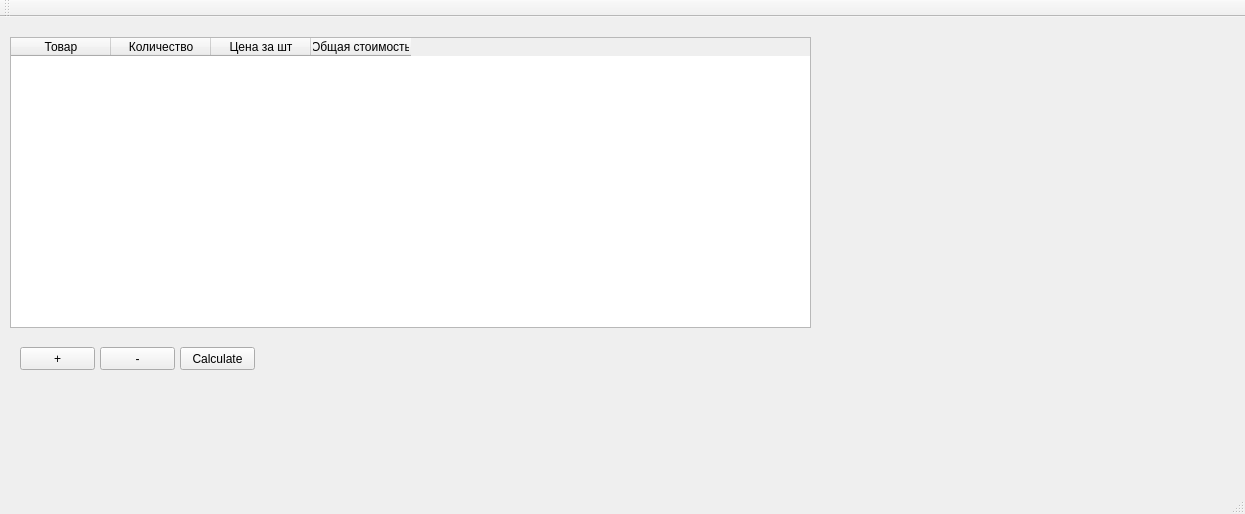
<?xml version="1.0" encoding="UTF-8"?>
<ui version="4.0">
 <class>MainWindow</class>
 <widget class="QMainWindow" name="MainWindow">
  <property name="geometry">
   <rect>
    <x>0</x>
    <y>0</y>
    <width>1245</width>
    <height>514</height>
   </rect>
  </property>
  <property name="windowTitle">
   <string>MainWindow</string>
  </property>
  <widget class="QWidget" name="centralWidget">
   <widget class="QTableWidget" name="tableWidget">
    <property name="geometry">
     <rect>
      <x>10</x>
      <y>20</y>
      <width>801</width>
      <height>291</height>
     </rect>
    </property>
    <property name="maximumSize">
     <size>
      <width>1011</width>
      <height>16777215</height>
     </size>
    </property>
    <property name="selectionBehavior">
     <enum>QAbstractItemView::SelectRows</enum>
    </property>
    <column>
     <property name="text">
      <string>Товар</string>
     </property>
    </column>
    <column>
     <property name="text">
      <string>Количество</string>
     </property>
    </column>
    <column>
     <property name="text">
      <string>Цена за шт</string>
     </property>
    </column>
    <column>
     <property name="text">
      <string>Общая стоимость</string>
     </property>
    </column>
   </widget>
   <widget class="QPushButton" name="addButton">
    <property name="geometry">
     <rect>
      <x>20</x>
      <y>330</y>
      <width>75</width>
      <height>23</height>
     </rect>
    </property>
    <property name="text">
     <string>+</string>
    </property>
   </widget>
   <widget class="QPushButton" name="removeButton">
    <property name="geometry">
     <rect>
      <x>100</x>
      <y>330</y>
      <width>75</width>
      <height>23</height>
     </rect>
    </property>
    <property name="text">
     <string>-</string>
    </property>
   </widget>
   <widget class="QPushButton" name="calcButton">
    <property name="geometry">
     <rect>
      <x>180</x>
      <y>330</y>
      <width>75</width>
      <height>23</height>
     </rect>
    </property>
    <property name="text">
     <string>Calculate</string>
    </property>
   </widget>
  </widget>
  <widget class="QMenuBar" name="menuBar">
   <property name="geometry">
    <rect>
     <x>0</x>
     <y>0</y>
     <width>1245</width>
     <height>21</height>
    </rect>
   </property>
  </widget>
  <widget class="QToolBar" name="mainToolBar">
   <attribute name="toolBarArea">
    <enum>TopToolBarArea</enum>
   </attribute>
   <attribute name="toolBarBreak">
    <bool>false</bool>
   </attribute>
  </widget>
  <widget class="QStatusBar" name="statusBar"/>
 </widget>
 <layoutdefault spacing="6" margin="11"/>
 <resources/>
 <connections/>
</ui>
